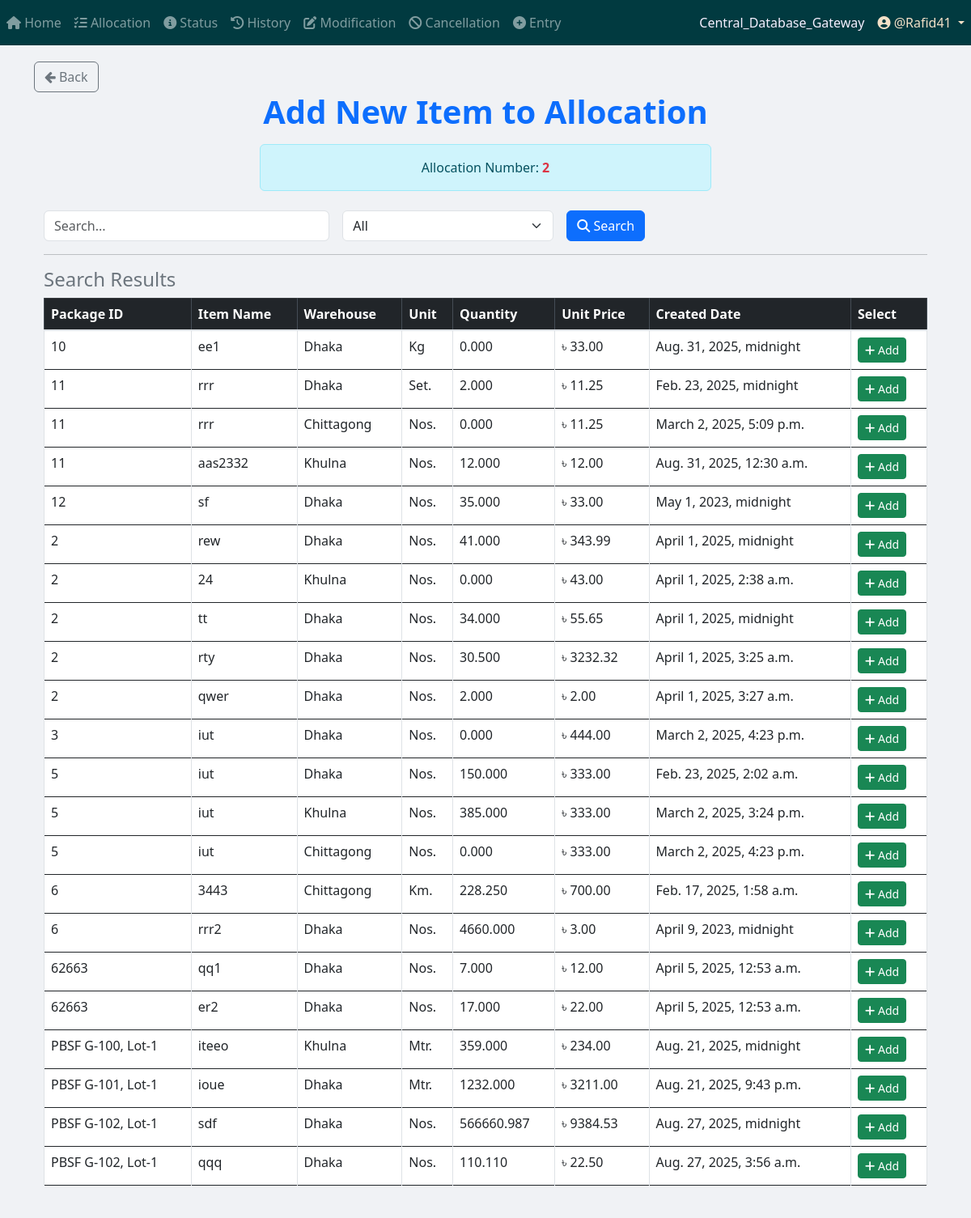
The page /modification/search_and_select_item/2/ (signed in, upper part) on the database as committed earlier.
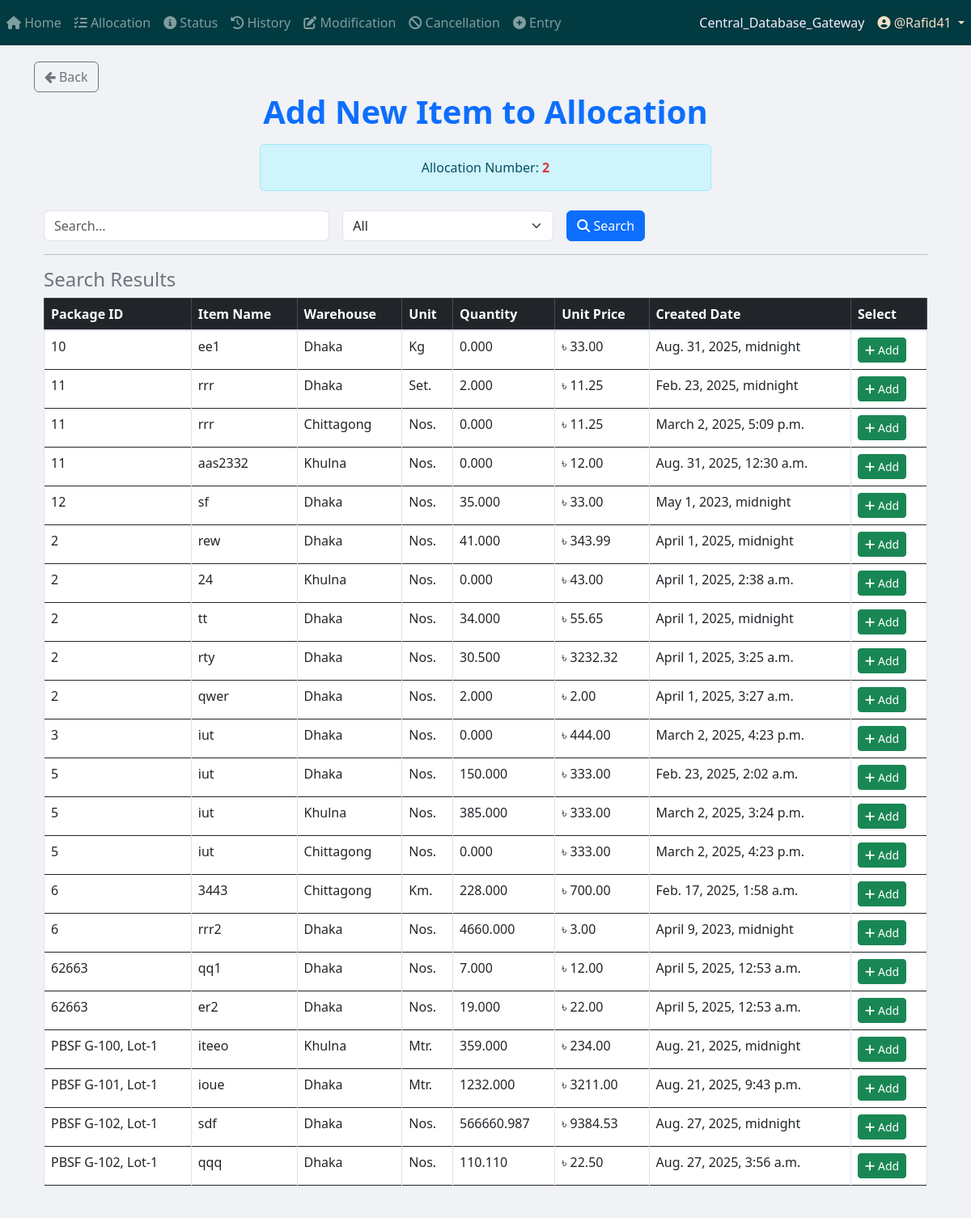
The same page on the database as committed later.
### App_Entry/models.py (models this page shows, shortened)
class Item(models.Model):
    WAREHOUSE_CHOICES = [
        ("Dhaka", "Dhaka"),
        ("Khulna", "Khulna"),
        ("Chittagong", "Chittagong"),
    ]
    UNIT_CHOICES = [
        ("Nos.", "Nos."),
        ("Mtr.", "Mtr."),
        ("Km.", "Km."),
        ("Set.", "Set."),
        ("Pair.", "Pair."),
        ("Kg", "Kg"),
        ("Lot", "Lot"),
        ("Pcs", "Pcs"),
        ("Coil", "Coil"),
        ("Box", "Box"),
        ("Feet", "Feet"),
        ("Liter", "Liter"),
        ("m3", "m3"),
        ("m2", "m2"),
        ("Ream", "Ream"),
        ("Bundle", "Bundle"),
        ("Carton", "Carton"),
    ]
    name = models.CharField(max_length=255)
    description = models.TextField(blank=True, null=True)
    warehouse = models.CharField(
        max_length=50, choices=WAREHOUSE_CHOICES, default="Dhaka"
    )
    unit_of_item = models.CharField(
        max_length=100, choices=UNIT_CHOICES, default="Nos."
    )  # Updated field
    unit_price = models.DecimalField(max_digits=15, decimal_places=2, default=0.00)
    quantity_of_item = models.DecimalField(
        max_digits=20,
        decimal_places=3,
        default=0.00
    )
    package = models.ForeignKey(
        Package,
        on_delete=models.SET_NULL,
        related_name="package_of_item",
        null=True,
    )
    created_at = models.DateTimeField(default=timezone.now)

class Package(models.Model):
    packageId = models.TextField(unique=True)

### App_Modification/views/Search_and_Select_to_add_item.py (the view, shortened to what this page needs)
# urls.py: path('search_and_select_item/<int:allocation_id>/', views.Search_and_Select_Items, name='search_and_select_item'),
@login_required
def Search_and_Select_Items(request, allocation_id=None):
    query = request.GET.get("query", "").strip()
    filter_by = request.GET.get("filter_by", "All")
    date_filter = request.GET.get("date", "")
    items = Item.objects.all()
    if filter_by == "Entry/Update date" and date_filter:
        try:
            date_obj = datetime.strptime(date_filter, "%Y-%m-%d")
            items = items.filter(created_at__date=date_obj.date())
        except ValueError:
            pass
    items = items.order_by("package__packageId")
    allocation_number = None
    if allocation_id:
        try:
            allocation = Allocation_Number.objects.get(id=allocation_id)
            allocation_number = allocation.allocation_no
        except Allocation_Number.DoesNotExist:
            messages.error(request, "Invalid Allocation Number.")
    return render(
        request,
        "App_Modification/Search_and_Select_Items.html",
        {
            "items": items,
            "query": query,
            "filter_by": filter_by,
            "date_filter": date_filter,
            "allocation_number": allocation_number,
            "allocation_id": allocation_id,
        },
    )

### App_Admin_Panel/templatetags/nav_CDB_links_loader.py (called while the page is built)
@register.simple_tag
def external_link_from_static(filename):
    subpath = filename
    if not subpath.startswith("links" + os.sep) and not subpath.startswith("links/"):
        subpath = os.path.join("links", filename)
    file_path = find(subpath)
    if not file_path:
        return ""
    try:
        with open(file_path, "r", encoding="utf-8") as f:
            return f.read().strip()
    except Exception:
        return ""

### templates/App_Modification/Search_and_Select_Items.html (shortened to what this page needs)
{% extends 'base.html' %}
{% load static %}
{% block body_block %}
<a href="{% url 'App_Modification:modification_options' allocation_id %}" class="btn btn-outline-secondary">
  <i class="fa fa-arrow-left"></i> Back
</a>
<center>
  <h1 class="fw-bold text-primary">Add New Item to Allocation</h1>
  {% if allocation_number %}
    <div class="alert alert-info mt-3 w-50 mx-auto">
      Allocation Number: <strong class="text-danger">{{ allocation_number }}</strong>
    </div>
  {% endif %}
</center>
<div class="container mt-4">
  <form method="GET" action="{% url 'App_Modification:search_and_select_item' allocation_id %}" class="row g-3">
    <div class="col-md-4">
      <input type="text" name="query" class="form-control" placeholder="Search..." value="{{ query }}">
    </div>
    <div class="col-md-3">
      <select name="filter_by" class="form-select" onchange="toggleInputFields()">
        <option value="All" {% if filter_by == "All" %}selected{% endif %}>All</option>
      </select>
    </div>
    <div class="col-md-2">
      <button type="submit" class="btn btn-primary"><i class="fas fa-search"></i> Search</button>
    </div>
  </form>
  <hr>
  <h4 class="text-secondary">Search Results</h4>
  <div class="table-responsive">
    <table class="table table-bordered table-hover">
      <thead class="table-dark">
        <tr>
          <th>Package ID</th>
          <th>Item Name</th>
          <th>Warehouse</th>
          <th>Unit</th>
          <th>Quantity</th>
          <th>Unit Price</th>
          <th>Created Date</th>
          <th>Select</th>
        </tr>
      </thead>
      <tbody>
        {% if items %}
          {% for item in items %}
            <tr>
              <td>{{ item.package.packageId }}</td>
              <td>{{ item.name }}</td>
              <td>{{ item.warehouse }}</td>
              <td>{{ item.unit_of_item }}</td>
              <td>{{ item.quantity_of_item }}</td>
              <td>৳ {{ item.unit_price }}</td>
              <td>{{ item.created_at }}</td>
              <td>
                <a href="{% url 'App_Modification:add_item' allocation_id item.id %}" class="btn btn-success btn-sm">
                  <i class="fas fa-plus"></i> Add
                </a>
              </td>
            </tr>
          {% endfor %}
        {% else %}
          <tr><td colspan="8" class="text-center text-danger">No matching items found</td></tr>
        {% endif %}
      </tbody>
    </table>
  </div>
</div>
{% endblock %}

Rows that differ between the two databases and show on the page:
changed Item "aas2332": quantity_of_item "12.000" → "0.000"
changed Item "Km.": quantity_of_item "228.250" → "228.000"
changed Item "er2": quantity_of_item "17.000" → "19.000"
